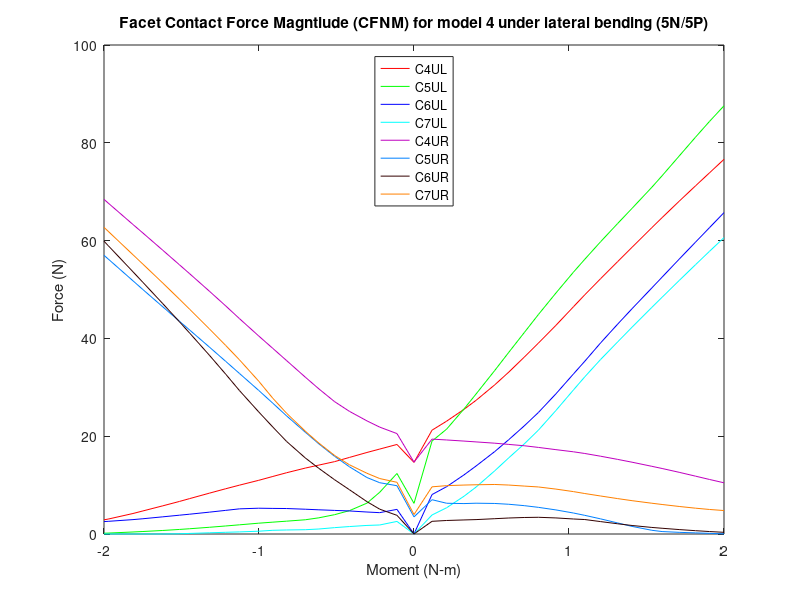

The MATLAB script that drew this image:
%% Facet contact force magnitude (N)
% model4_APSlide_NoTether/5N & 5P

clear all;
%% 5P
figure (14)

c4ulxp=[2 2.05816 2.1053 2.16112 2.20014 2.26066 2.3058 2.3555 2.40111 2.45779 2.5144 2.55097 2.6021 2.65706 2.70343 2.76727 2.80028 2.85535 2.90823 2.95284 3]-2;
c4ulyp=[14.6465 21.2321 23.0774 25.4888 27.331 30.5145 33.1138 36.162 39.0292 42.6708 46.4731 48.9183 52.2266 55.7126 58.6401 62.6488 64.695 68.05 71.2046 73.8365 76.6206];

c4urxp=[2 2.05816 2.1053 2.16112 2.20014 2.26066 2.3058 2.3555 2.40111 2.45779 2.5144 2.55097 2.6021 2.65706 2.70343 2.76727 2.80028 2.85535 2.90823 2.95284 3]-2;
c4uryp=[14.7053 19.4048 19.2304 19.0036 18.8347 18.5699 18.3202 18.0486 17.7085 17.2504 16.8102 16.4661 15.9049 15.2567 14.6832 13.8424 13.398 12.6171 11.8287 11.158 10.4719];

c5ulxp=[2 2.05816 2.1053 2.16112 2.20014 2.26066 2.3058 2.3555 2.40111 2.45779 2.5144 2.55097 2.6021 2.65706 2.70343 2.76727 2.80028 2.85535 2.90823 2.95284 3]-2;
c5ulyp=[6.26926 19.0037 21.4506 25.5598 28.6273 33.4573 37.1593 41.1757 44.8695 49.2783 53.5536 56.1862 59.7832 63.5056 66.5977 70.911 73.261 77.2909 81.1597 84.3462 87.5678 ];

c5urxp=[2 2.05816 2.1053 2.16112 2.20014 2.26066 2.3058 2.3555 2.40111 2.45779 2.5144 2.55097 2.6021 2.65706 2.70343 2.76727 2.80028 2.85535 2.90823 2.95284 3]-2;
c5uryp=[3.50286 7.0115 6.28896 6.22272 6.29732 6.24533 6.08128 5.79942 5.45299 4.9251 4.29105 3.81492 3.09182 2.25924 1.5517 0.761693 0.500472 0.34162 0.231366 0.136837 0.0240852];

c6ulxp=[2 2.05816 2.1053 2.16112 2.20014 2.26066 2.3058 2.3555 2.40111 2.45779 2.5144 2.55097 2.6021 2.65706 2.70343 2.76727 2.80028 2.85535 2.90823 2.95284 3]-2;
c6ulyp=[0.00452416 8.06678 9.68084 12.0817 13.9027 16.8694 19.2991 22.1008 24.8403 28.6644 32.732 35.3314 39.0938 42.9239 46.0773 50.323 52.5275 56.2039 59.6918 62.6239 65.7225];

c6urxp=[2 2.05816 2.1053 2.16112 2.20014 2.26066 2.3058 2.3555 2.40111 2.45779 2.5144 2.55097 2.6021 2.65706 2.70343 2.76727 2.80028 2.85535 2.90823 2.95284 3]-2;
c6uryp=[0.00369928 2.59531 2.76487 2.87527 2.94634 3.1312 3.27274 3.37644 3.41861 3.2874 3.0705 2.95901 2.53657 2.09014 1.74111 1.34199 1.17441 0.907101 0.678857 0.504709 0.345253];

c7ulxp=[2 2.05816 2.1053 2.16112 2.20014 2.26066 2.3058 2.3555 2.40111 2.45779 2.5144 2.55097 2.6021 2.65706 2.70343 2.76727 2.80028 2.85535 2.90823 2.95284 3]-2;
c7ulyp=[0.00384772 3.88863 5.37102 7.71327 9.59206 12.9358 15.5839 18.4122 21.2297 25.2573 29.4627 32.1463 35.7009 39.2905 42.297 46.3461 48.4142 51.834 55.0797 57.786 60.6072 ];

c7urxp=[2 2.05816 2.1053 2.16112 2.20014 2.26066 2.3058 2.3555 2.40111 2.45779 2.5144 2.55097 2.6021 2.65706 2.70343 2.76727 2.80028 2.85535 2.90823 2.95284 3]-2;
c7uryp=[3.9787 9.64791 9.88901 10.0101 10.0691 10.1287 10.0111 9.80293 9.62152 9.18437 8.66959 8.27675 7.77114 7.23879 6.81644 6.29267 6.03625 5.63226 5.27924 5.01904 4.79771  ];

%% 5N

c4ulxn=-1*[2 2.05499 2.11058 2.15172 2.20834 2.25612 2.30683 2.35072 2.41079 2.45523 2.50106 2.56286 2.60735 2.66025 2.72359 2.75684 2.81029 2.87442 2.90649 2.98666 3]+2;
c4ulyn=[14.6465 18.3103 17.3714 16.6751 15.6589 14.7999 14.0953 13.4804 12.533 11.7708 10.9778 9.99327 9.25707 8.34848 7.24214 6.65458 5.7634 4.71923 4.19219 3.05062 2.90294 ];

c4urxn=-1*[2 2.05499 2.11058 2.15172 2.20834 2.25612 2.30683 2.35072 2.41079 2.45523 2.50106 2.56286 2.60735 2.66025 2.72359 2.75684 2.81029 2.87442 2.90649 2.98666 3]+2;
c4uryn=[14.7053 20.5363 21.8569 23.1329 25.084 27.0639 29.6756 32.078 35.4529 37.9464 40.5034 44.0331 46.6411 49.6661 53.2209 55.0676 58.0225 61.5485 63.291 67.6889 68.4347];

c5ulxn=-1*[2 2.05499 2.11058 2.15172 2.20834 2.25612 2.30683 2.35072 2.41079 2.45523 2.50106 2.56286 2.60735 2.66025 2.72359 2.75684 2.81029 2.87442 2.90649 2.98666 3]+2;
c5ulyn=[6.26926 12.3775 8.53707 6.31146 4.77583 3.95385 3.31107 2.91178 2.62575 2.42515 2.21108 1.87959 1.64354 1.3742 1.07577 0.932768 0.722288 0.511639 0.413691 0.18936 0.15581];

c5urxn=-1*[2 2.05499 2.11058 2.15172 2.20834 2.25612 2.30683 2.35072 2.41079 2.45523 2.50106 2.56286 2.60735 2.66025 2.72359 2.75684 2.81029 2.87442 2.90649 2.98666 3]+2;
c5uryn=[3.50286 9.8749 10.4892 11.5472 13.7517 15.8905 18.4277 20.8176 24.1441 26.7336 29.3712 32.8218 35.3029 38.2387 41.7062 43.5234 46.4501 49.9809 51.7771 56.2488 56.9908 15581];

c6ulxn=-1*[2 2.05499 2.11058 2.15172 2.20834 2.25612 2.30683 2.35072 2.41079 2.45523 2.50106 2.56286 2.60735 2.66025 2.72359 2.75684 2.81029 2.87442 2.90649 2.98666 3]+2;
c6ulyn=[0.00452416 5.03679 4.36573 4.49633 4.71355 4.82402 4.94869 5.06763 5.21007 5.23318 5.27421 5.14494 4.83419 4.46784 4.05108 3.84483 3.51351 3.12125 2.94367 2.58975 2.54086  ];

c6urxn=-1*[2 2.05499 2.11058 2.15172 2.20834 2.25612 2.30683 2.35072 2.41079 2.45523 2.50106 2.56286 2.60735 2.66025 2.72359 2.75684 2.81029 2.87442 2.90649 2.98666 3]+2;
c6uryn=[0.00369928 3.81883 5.07779 6.61125 9.05851 11.0963 13.4197 15.5594 18.9157 21.8602 24.9779 29.3229 32.6809 36.5727 41.0801 43.4193 47.1017 51.455 53.6214 58.9843 59.8802 ];

c7ulxn=-1*[2 2.05499 2.11058 2.15172 2.20834 2.25612 2.30683 2.35072 2.41079 2.45523 2.50106 2.56286 2.60735 2.66025 2.72359 2.75684 2.81029 2.87442 2.90649 2.98666 3]+2;
c7ulyn=[0.00384772 2.5727 1.84474 1.75297 1.5246 1.30222 1.02215 0.879927 0.823553 0.759621 0.570605 0.429564 0.349904 0.248394 0.118041 0.0536554 0.00367059 0.00324007 0.00314279 0.00292028 0.00288871];

c7urxn=-1*[2 2.05499 2.11058 2.15172 2.20834 2.25612 2.30683 2.35072 2.41079 2.45523 2.50106 2.56286 2.60735 2.66025 2.72359 2.75684 2.81029 2.87442 2.90649 2.98666 3]+2;
c7uryn=[3.9787 10.5723 11.3405 12.4191 14.1584 16.0635 18.588 21.0262 24.679 27.7449 31.2646 35.6081 38.5548 41.9596 45.9522 48.0319 51.317 55.1825 57.105 61.9134 62.7149];
%% left

c4xl=2*[flip(c4ulxn(2:21)),c4ulxp];
c4yl=[flip(c4ulyn(2:21)),c4ulyp];
a=plot(c4xl,c4yl,'r');
hold on

c5xl=2*[flip(c5ulxn(2:21)),c5ulxp];
c5yl=[flip(c5ulyn(2:21)),c5ulyp];
b=plot(c5xl,c5yl,'g');
hold on

c6xl=2*[flip(c6ulxn(2:21)),c6ulxp];
c6yl=[flip(c6ulyn(2:21)),c6ulyp];
c=plot(c6xl,c6yl,'b');
hold on

c7xl=2*[flip(c7ulxn(2:21)),c7ulxp];
c7yl=[flip(c7ulyn(2:21)),c7ulyp];
d=plot(c7xl,c7yl,'c');
hold on
%% Right

c4xr=2*[flip(c4urxn(2:21)),c4urxp];
c4yr=[flip(c4uryn(2:21)),c4uryp];
e=plot(c4xr,c4yr,'color',[0.75, 0, 0.75]);
hold on

c5xr=2*[flip(c5urxn(2:21)),c5urxp];
c5yr=[flip(c5uryn(2:21)),c5uryp];
f=plot(c5xr,c5yr,'color',[0 0.5 1]);
hold on

c6xr=2*[flip(c6urxn(2:21)),c6urxp];
c6yr=[flip(c6uryn(2:21)),c6uryp];
g=plot(c6xr,c6yr,'color',[0.2 0 0]);
hold on

c7xr=2*[flip(c7urxn(2:21)),c7urxp];
c7yr=[flip(c7uryn(2:21)),c7uryp];
h=plot(c7xr,c7yr,'color',[1 .5 0]);

leg=[a,b,c,d,e,f,g,h];
title('Facet Contact Force Magntiude (CFNM) for model 4 under lateral bending (5N/5P)')
xlabel('Moment (N-m)')
ylabel('Force (N)')
legend(leg,'C4UL','C5UL','C6UL','C7UL','C4UR','C5UR','C6UR','C7UR','location','north')
